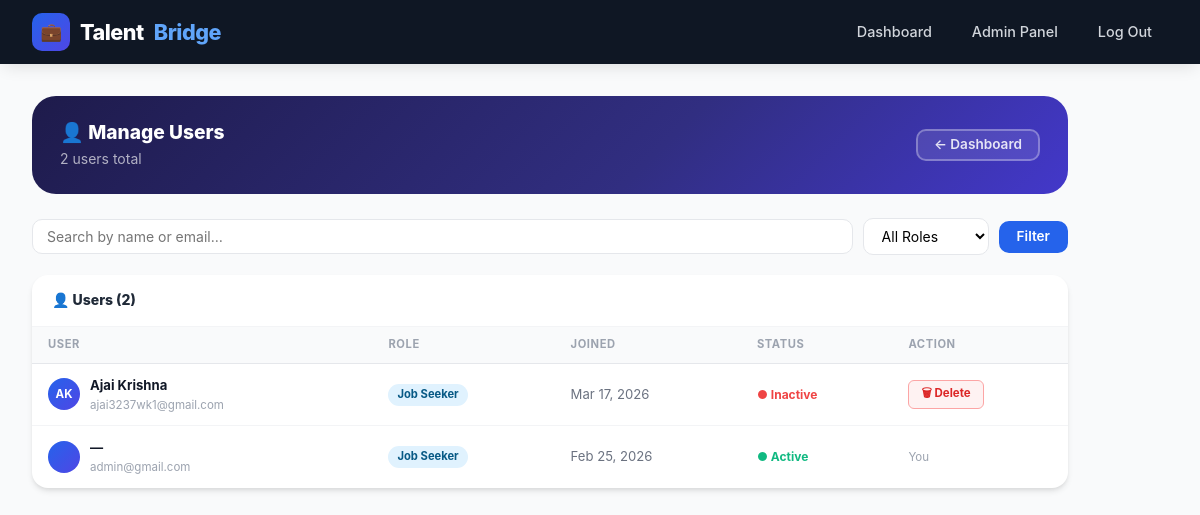
Page /accounts/admin/users/ (signed in) on the committed database.
### accounts/models.py (models this page shows, shortened)
class User(AbstractUser):
    ADMIN = 'admin'
    RECRUITER = 'recruiter'
    JOB_SEEKER = 'job_seeker'
    ROLE_CHOICES = [
        (ADMIN, 'Admin'),
        (RECRUITER, 'Recruiter'),
        (JOB_SEEKER, 'Job Seeker'),
    ]
    role = models.CharField(max_length=20, choices=ROLE_CHOICES, default=JOB_SEEKER)
    phone = models.CharField(max_length=20, blank=True)
    def is_admin_user(self):
        return self.role == self.ADMIN or self.is_superuser

### accounts/views.py (the view, shortened to what this page needs)
# urls.py: path('admin/users/', views.admin_user_list, name='admin_user_list'),
@login_required(login_url='/accounts/login/')
def admin_user_list(request):
    if not request.user.is_admin_user():
        messages.error(request, 'Access denied.')
        return _role_redirect(request.user)
    qs = User.objects.all().order_by('-date_joined')
    search = request.GET.get('q', '').strip()
    role   = request.GET.get('role', '').strip()
    if role in (User.ADMIN, User.RECRUITER, User.JOB_SEEKER):
        qs = qs.filter(role=role)
    from django.core.paginator import Paginator
    paginator = Paginator(qs, 20)
    page      = paginator.get_page(request.GET.get('page', 1))
    return render(request, 'accounts/admin_users.html', {
        'page_obj': page,
        'search':   search,
        'role':     role,
        'total':    qs.count(),
    })

### notifications/context_processors.py (called while the page is built)
def notifications_ctx(request):
    if not request.user.is_authenticated:
        return {}
    qs = Notification.objects.filter(user=request.user)
    return {
        'unread_notif_count': qs.filter(is_read=False).count(),
        'recent_notifs':      qs[:6],
    }

### templates/accounts/admin_users.html (shortened to what this page needs)
{% extends 'accounts/base.html' %}
{% block content %}
<div class="main-content">
  <div class="page-banner">
    <div>
      <h2 style="color:#fff;font-size:1.2rem;font-weight:800;margin-bottom:4px;">&#128100; Manage Users</h2>
      <p style="color:rgba(255,255,255,.65);font-size:.875rem;">{{ total }} user{{ total|pluralize }} total</p>
    </div>
    <a href="{% url 'accounts:admin_dashboard' %}" class="btn btn-gray btn-sm"
       style="border-color:rgba(255,255,255,.3);color:rgba(255,255,255,.85);background:rgba(255,255,255,.1);">
      &#8592; Dashboard
    </a>
  </div>
  <form method="get" class="filter-bar">
    <input type="text" name="q" value="{{ search }}" placeholder="Search by name or email…">
    <select name="role">
      <option value="">All Roles</option>
    </select>
    <button type="submit" class="btn btn-primary btn-sm">Filter</button>
  </form>
  <div class="users-card">
    <div class="users-card-hd">
      <span class="users-card-title">&#128100; Users ({{ page_obj.paginator.count }})</span>
    </div>
    <table class="usr-table">
      <thead>
        <tr>
          <th>User</th>
          <th>Role</th>
          <th>Joined</th>
          <th>Status</th>
          <th>Action</th>
        </tr>
      </thead>
      <tbody>
        {% for u in page_obj %}
        <tr>
          <td>
            <div style="display:flex;align-items:center;gap:10px;">
              <div class="avatar" style="width:32px;height:32px;font-size:.72rem;">
                {{ u.first_name|slice:":1"|upper }}{{ u.last_name|slice:":1"|upper }}
              </div>
              <div>
                <div style="font-weight:700;color:var(--gray-900);">{{ u.get_full_name|default:"—" }}</div>
                <div style="font-size:.72rem;color:var(--gray-400);">{{ u.email }}</div>
              </div>
            </div>
          </td>
          <td><span class="role-badge role-{{ u.role }}">{{ u.get_role_display }}</span></td>
          <td style="color:var(--gray-500);">{{ u.date_joined|date:"M d, Y" }}</td>
          <td>
            {% if u.is_active %}
            <span style="color:#10b981;font-size:.75rem;font-weight:700;">&#9679; Active</span>
            {% else %}
            <span style="color:#ef4444;font-size:.75rem;font-weight:700;">&#9679; Inactive</span>
            {% endif %}
          </td>
          <td>
            {% if u.pk == request.user.pk %}
              <span style="font-size:.72rem;color:var(--gray-400);">You</span>
            {% elif u.role == 'admin' %}
              <span style="font-size:.72rem;color:var(--gray-400);">Protected</span>
            {% else %}
              <button class="del-btn"
                      onclick="openConfirm({{ u.pk }}, '{{ u.get_full_name|default:u.email|escapejs }}')">
                &#128465; Delete
              </button>
            {% endif %}
          </td>
        </tr>
        {% empty %}
        <tr>
          <td colspan="5" style="text-align:center;padding:32px;color:var(--gray-400);">
            No users found.
          </td>
        </tr>
        {% endfor %}
      </tbody>
    </table>
  </div>
</div>
{% endblock %}

### templates/accounts/base.html (shortened to what this page needs)
<!DOCTYPE html>
<html lang="en">
<head>
</head>
<body>
{% if request.user.is_authenticated %}
<nav class="navbar">
  <a class="navbar-brand" href="/accounts/dashboard/">
    <div class="brand-icon">&#128188;</div>
    Talent<span class="accent">Bridge</span>
  </a>
  <div class="navbar-nav">
    <a href="/accounts/dashboard/">Dashboard</a>
    {% if request.user.is_admin_user %}
      <a href="/admin/">Admin Panel</a>
    {% endif %}
    <form method="post" action="/accounts/logout/" style="display:inline">
      <button type="submit">Log Out</button>
    </form>
  </div>
</nav>
{% endif %}
{% block content %}{% endblock %}
</body>
</html>

### rows in the picture
User: first_name "A", last_name "K", get_full_name "Ajai Krishna", email "ajai3237wk1@gmail.com", role "Job Seeker", date_joined "Mar 17, 2026", is_active "● Inactive"
User: get_full_name "—", email "admin@gmail.com", role "Job Seeker", date_joined "Feb 25, 2026", is_active "● Active", shows "You"

### other values in the picture
{{ total }} "2"
{{ page_obj.paginator.count }} "2"
